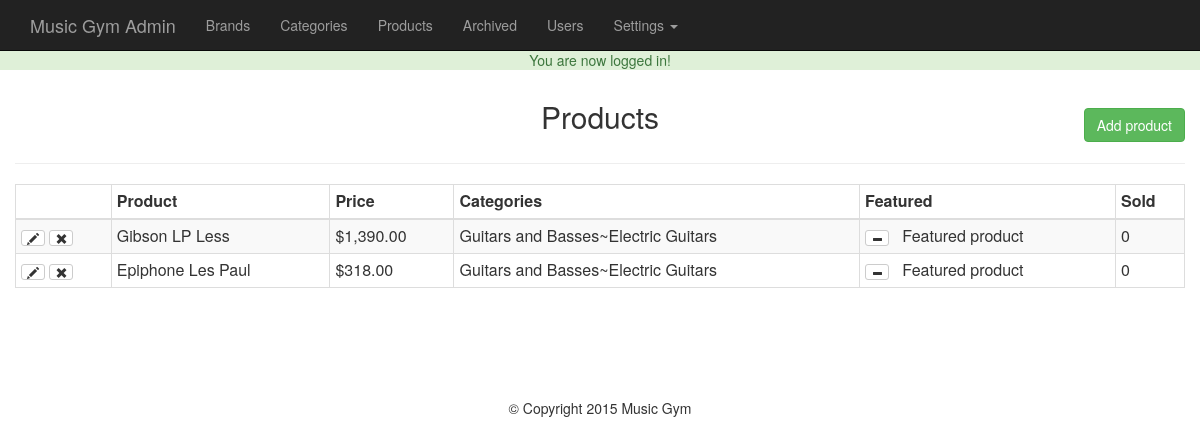
Page /admin/products.php (signed in) on the earlier database version.
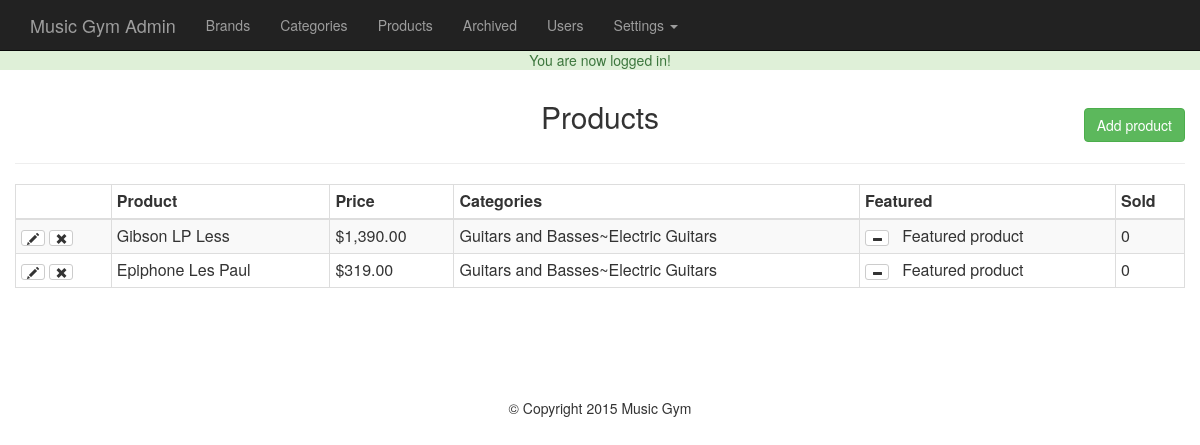
Same page on the later database version.
### tables this page shows
CREATE TABLE IF NOT EXISTS `products` (
  `id` int(11) NOT NULL AUTO_INCREMENT,
  `title` varchar(255) NOT NULL,
  `price` decimal(10,0) NOT NULL,
  `list_price` decimal(10,0) NOT NULL,
  `brand` int(11) NOT NULL,
  `categories` varchar(255) NOT NULL,
  `image` varchar(255) NOT NULL,
  `description` text NOT NULL,
  `featured` tinyint(4) NOT NULL DEFAULT '0',
  `deleted` tinyint(4) NOT NULL DEFAULT '0',
  `quantity` int(11) NOT NULL,
  PRIMARY KEY (`id`)
);

### helpers/helpers.php (called while the page is built, shortened)
<?php
function money($number){
    return '$'.number_format($number, 2);
}

### admin/products.php (the view, shortened to what the changed rows need)
<?php
    require_once $_SERVER['DOCUMENT_ROOT'].'/site/core/init.php';
    include 'includes/head.php';
    $dbPath = '';
    if(isset($_GET['add']) || isset($_GET['edit'])) {
        $brandQuery = $db->query("SELECT * FROM brand ORDER BY brand");
        $parentQuery = $db->query("SELECT * FROM categories WHERE parent = 0 ORDER BY category");
        $title = ((isset($_POST['title']) && $_POST['title']!='')?sanitize($_POST['title']):'');
        $brand = ((isset($_POST['brand']) && !empty($_POST['brand']))?sanitize($_POST['brand']):'');
        $parent = ((isset($_POST['parent']) && !empty($_POST['parent']))?sanitize($_POST['parent']):'');
        $category = ((isset($_POST['child']) && !empty($_POST['child']))?sanitize($_POST['child']):'');
        $price = ((isset($_POST['price']) && $_POST['price']!='')?sanitize($_POST['price']):'');
        $list_price = ((isset($_POST['list_price']) && $_POST['list_price']!='')?sanitize($_POST['list_price']):'');
        $description = ((isset($_POST['description']) && $_POST['description']!='')?sanitize($_POST['description']):'');
        $quantity = ((isset($_POST['quantity']) && $_POST['quantity']!='')?sanitize($_POST['quantity']):'');
        $saved_image = '';
        if(isset($_GET['edit'])){
            $edit_id = (int)$_GET['edit'];
            $productResults = $db->query("SELECT * FROM PRODUCTS WHERE id = '$edit_id'");
            $product = mysqli_fetch_assoc($productResults);
            if(isset($_GET['delete_image'])){
                $image_url = $_SERVER['DOCUMENT_ROOT'].$product['image'];echo $image_url;
                unlink($image_url);
                $db->query("UPDATE products SET image = '' WHERE id = '$edit_id'");
                header('Location: products.php?edit='.$edit_id);
            }
            $category = ((isset($_POST['child']) && !empty($_POST['child']))?sanitize($_POST['child']):$product['categories']);
            $title = ((isset($_POST['title']) && !empty($_POST['title']))?sanitize($_POST['title']):$product['title']);
            $brand = ((isset($_POST['brand']) && $_POST['brand']!='')?sanitize($_POST['brand']):$product['brand']);
            $parentQ = $db->query("SELECT * FROM categories WHERE id='$category'");
            $parentResult = mysqli_fetch_assoc($parentQ);
            $parent = ((isset($_POST['parent']) && !empty($_POST['parent']))?sanitize($_POST['parent']):$parentResult['parent']);
            $price = ((isset($_POST['price']) && !empty($_POST['price']))?sanitize($_POST['price']):$product['price']);
            $list_price = ((isset($_POST['list_price']) && !empty($_POST['list_price']))?sanitize($_POST['list_price']):$product['list_price']);
            $description = ((isset($_POST['description']) && !empty($_POST['description']))?sanitize($_POST['description']):$product['description']);
            $quantity = ((isset($_POST['quantity']) && !empty($_POST['quantity']))?sanitize($_POST['quantity']):$product['quantity']);
            $saved_image = (($product['image'] != '')?$product['image']:'');
            $dbPath = $saved_image;
        }
       if($_POST){
          $price = sanitize($_POST['price']);
          $list_price = sanitize($_POST['list_price']);
          $categories = sanitize($_POST['child']);
          $quantity = sanitize($_POST['quantity']);
          $description = sanitize($_POST['description']);
          $errors = array();
          $required = array('title', 'brand', 'parent', 'child', 'quantity');
          foreach($required as $field){
              if($_POST[$field]==''){
               $errors[] = "All fields with an asterisk are required.";
               break;
              }
          }
        if(!empty($_FILES)){
            $photo = $_FILES['photo'];
            $name = $photo['name'];
            $nameArray = explode('.',$name);
            $fileName = $nameArray[0];
            $fileExt = $nameArray[1];
            $mime = explode('/',$photo['type']);
            $mimeType = $mime[0];
            $mimeExt =  $mime[1];
            $tmpLoc = $photo['tmp_name'];
            $fileSize = $photo['size'];
            $allowed = array('png','jpg','jpeg','gif');
            $uploadName = md5(microtime()).'.'.$fileExt;
            $uploadPath = BASEURL.'images/products/'.$uploadName;
            $dbPath = '/site/images/products/'.$uploadName;
            if($mimeType!='image'){
                $errors[]='The file must be an image.';
            }
            if(!in_array($fileExt, $allowed)){
             $errors[] = 'The file extension must be a png, jpg, jpeg or gif.';
            }
            if($fileSize > 10000000){
             $errors[] = 'The file size must be under 10mb';
            }
            if($fileExt != $mimeExt && ($mimeExt == 'jpeg' && $fileExt != 'jpg') ){
                $errors[] = 'File extension does not match the file';
            }
        }
        if(!empty($errors)){
            echo display_errors($errors);
         }else{
            if(!empty($_FILES)){
                move_uploaded_file($tmpLoc, $uploadPath);
            }
            $insertSQL = "INSERT INTO products (`title`, `price`, `list_price`, `brand`, `categories`, `image`, `description`, `quantity`)
            VALUES ('$title', '$price', '$list_price', '$brand', '$category', '$dbPath', '$description', '$quantity')";
            if(isset($_GET['edit'])){
                $insertSQL = "UPDATE products SET title = '$title', price='$price', list_price='$list_price', brand='$brand', categories='$category', image='$dbPath', description='$description', quantity='$quantity' WHERE id='$edit_id'";
            }
            $db->query($insertSQL);
            header('Location: products.php');
        }
       }
        ?>
    <h2 class="text-center"><?=((isset($_GET['edit']))?'Edit ':'Add a new '); ?>product</h2><hr>
    <form action="products.php?<?=((isset($_GET['edit']))?'edit='.$edit_id:'add=1'); ?>" method="POST" enctype="multipart/form-data">
        <div class="form-group col-md-3">
            <label for="title">Title*: </label>
            <input type="text" name="title" class="form-control" id="title" value="<?=$title; ?>">
        </div>
        <div class="form-group col-md-3">
            <label for="brand">Brand*:</label>
            <select class="form-control" id="brand" name="brand">
                <option value=""<?=(($brand == '')?' selected':''); ?>></option>
                <?php while($b = mysqli_fetch_assoc($brandQuery)): ?>
                    <option value="<?=$b['id'];?>"<?=(($brand==$b['id'])?' selected':'');?>><?= $b['brand']; ?></option>
                <?php endwhile; ?>
            </select>
        </div>
        <div class="form-group col-md-3">
            <label for="parent">Parent Category*:</label>
            <select class="form-control" id="parent" name="parent">
                <option value=""<?=(($parent=='')?' selected':'');  ?>></option>
                <?php while($p = mysqli_fetch_assoc($parentQuery)): ?>
                    <option value="<?= $p['id'];?>"<?= (($parent == $p['id'])?' selected': ''); ?>><?= $p['category']; ?></option>
                <?php endwhile; ?>
            </select>
        </div>
        <div class="form-group col-md-3">
            <label for="child">Child Category*:</label>
            <select id="child" name="child" class="form-control">
            </select>
        </div>
        <div class="form group col-md-3">
            <label for="price">Price*:</label>
            <input type="text" id="price" name="price" class="form-control" value="<?=$price; ?>"></input>
        </div>
        <div class="form group col-md-3">
            <label for="list_price">List Price:</label>
            <input type="text" id="list_price" name="list_price" class="form-control" value="<?=$list_price; ?>"></input>
        </div>
        <div class = "form-group col-md-3">
            <label>Quantity*:</label>
            <button class="btn btn-default form-control" onclick="$('#quantityModal').modal('toggle'); return false;">Quantity</button>
        </div>
        <div class="form-group col-md-3">
            <label for="quantity">Quantity Preview</label>
            <input class="form-control" type="text" name="quantity" id="qty_prev" value="<?=$quantity;?>" readonly>
        </div>
        <div class="form-group col-md-6">
            <?php if($saved_image != ''): ?>
                <div><img class="img-responsive" src="<?= $saved_image; ?>" alt="saved image">
                <a href="products.php?delete_image=1&edit=<?=$edit_id;?>" class="btn btn-danger">Delete image</a>
                </div>
            <?php else: ?>
                <label for="photo">Product Photo:</label>
                <input type="file" name="photo" id="photo" class="form-control">
            <?php endif; ?>
        </div>
        <div class="form-group col-md-6">
            <label for="description">Description:</label>
            <textarea id="description" name="description" class="form-control" rows="6"><?= $description;?></textarea>
        </div>
        <div class="form-group pull-right">
            <a href="products.php" class="btn btn-default">Cancel</a>
            <input type="submit" value="<?=((isset($_GET['edit']))?'Edit ':'Add a new '); ?>product" class="btn btn-success">
        </div><div class="clearfix"></div>
    </form>
    <div class="modal fade" id="quantityModal" tabindex="-1" role="dialog" aria-labelledby="quantityModalLabel">
      <div class="modal-dialog modal-sm" role="document">
        <div class="modal-content">
            <button type="button" class="close" data-dismiss="modal" aria-label="Close"><span aria-hidden="true">&times;</span></button>
            <h4 class="modal-title" id="quantityModalLabel">Quantity</h4>
          <div class="modal-body">
                <label for="quantity">Quantity</label>
                <input type="number" name="quantity" id="quantity" value="" min="0" class="form-control">
          </div>
          <div class="modal-footer">
            <button type="button" class="btn btn-default" data-dismiss="modal">Close</button>
            <button type="button" class="btn btn-primary" onclick="updateQuantity();$('#quantityModal').modal('toggle'); return false;">Save changes</button>
          </div>
        </div>
      </div>
    </div>
    <?php }else{
    $sql = "SELECT * FROM products WHERE deleted = 0";
    $presults = $db->query($sql);
?>
<h2 class="text-center">Products</h2>
<table class = "table table-bordered table-condensed table-striped">
    <thead><th></th><th>Product</th><th>Price</th><th>Categories</th><th>Featured</th><th>Sold</th></thead>
    <tbody>
        <?php while($product = mysqli_fetch_assoc($presults)):
            $childID = $product['categories'];
            $catSql = "SELECT * FROM categories WHERE id = '$childID'";
            $result = $db->query($catSql);
            $child = mysqli_fetch_assoc($result);
            $parentID = $child['parent'];
            $pSql = "SELECT * FROM categories WHERE id = '$parentID'";
            $presult = $db->query($pSql);
            $parent = mysqli_fetch_assoc($presult);
            $category = $parent['category'].'~'.$child['category'];
        ?>
            <tr>
                <td>
                    <a href="products.php?edit=<?=$product['id']; ?>" class="btn btn-xs btn-default"><span class="glyphicon glyphicon-pencil"></span></a>
                    <a href="products.php?delete=<?=$product['id']; ?>" class="btn btn-xs btn-default"><span class="glyphicon glyphicon-remove"></span></a>
                </td>
                <td><?=$product['title']; ?></td>
                <td><?=money($product['price']); ?></td>
                <td><?=$category; ?></td>
                <td><a href="products.php?featured=<?=(($product['featured'] == 0)?'1':'0'); ?>&id=<?=$product['id']; ?>" class="btn btn-xs btn-default">
                    <span class="glyphicon glyphicon-<?=(($product['featured']==1)?'minus':'plus'); ?>"></span></a>
                    &nbsp <?=(($product['featured']==1)?'Featured product' : ''); ?></td>
                <td>0</td>
            </tr>
        <?php endwhile; ?>
    </tbody>
</table>
<?php } include 'includes/footer.php'; ?>

Differences in the rows shown:
changed products "Epiphone Les Paul": price "$318.00" → "$319.00"
